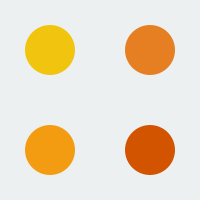
Frame 1 (no input)
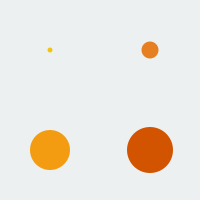
Frame 60 (the mouse pressed at the canvas centre just before this capture)
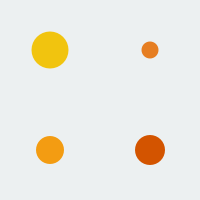
Frame 120 (the mouse held since frame 60 and released just before this capture)

The Processing sketch that drew these frames (run headless with seeded random() and noise(); from frame 60 on, the mouse is pressed at the canvas centre):

// Processing sketch: sketch_4_6_circle_pules
// ── sketch_4_6_circle_pules.pde
float circle1X = 50;
float circle1Y = 50;
int circle1Size = 50;

float circle2X = 150;
float circle2Y = 50;
int circle2Size = 50;

float circle3X = 50;
float circle3Y = 150;
int circle3Size = 50;

float circle4X = 150;
float circle4Y = 150;
int circle4Size = 50;

color backgroundColor = #ecf0f1;
color circle1Color = #f1c40f;
color circle2Color = #e67e22;
color circle3Color = #f39c12;
color circle4Color = #d35400;

int speed1 = 1;
int speed2 = 2;
int speed3 = 3;
int speed4 = 4;

void setup() {
size(200,200);
rectMode(CENTER);
frameRate(30);
}

void draw(){
background(backgroundColor);
noStroke();
fill(circle1Color);
ellipse(circle1X, circle1Y, circle1Size, circle1Size);
fill(circle2Color);
ellipse(circle2X, circle2Y, circle2Size, circle2Size);
fill(circle3Color);
ellipse(circle3X, circle3Y, circle3Size, circle3Size);
fill(circle4Color);
ellipse(circle4X, circle4Y, circle4Size, circle4Size);


if(circle1Size > 50 || circle1Size < 0) {
  speed1 *= -1;
}

if(circle2Size > 50 || circle2Size < 0) {
  speed3 *= -1;
}

if(circle3Size > 50 || circle3Size < 0) {
  speed2 *= -1;
}

if(circle4Size > 50 || circle4Size < 0) {
  speed4 *= -1;
}

circle1Size += speed1;
circle2Size -= speed3;
circle3Size -= speed2;
circle4Size += speed4;
}
